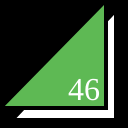
Frame 1 (no input)
Frame 60 (no input): identical to frame 1, image omitted
Frame 120 (the mouse pressed at the canvas centre since frame 60): identical to frame 1, image omitted

The p5.js sketch that drew this single still picture (run headless with seeded random() and noise() and a simulated clock; from frame 60 on, the mouse is pressed at the canvas centre):

// p5.js sketch
// ── sketch.js
function setup() {
  createCanvas(128,128);
}

function draw() {
  background(0);
  strokeWeight(4);
  fill(255);
  triangle(12,120,116,120,116,10);
  fill(94, 185, 84);
  triangle(0,108,106,108,106,0);
  fill(255);
  textSize(32);
  textFont("serif");
  text("46", 68, 100);
}
